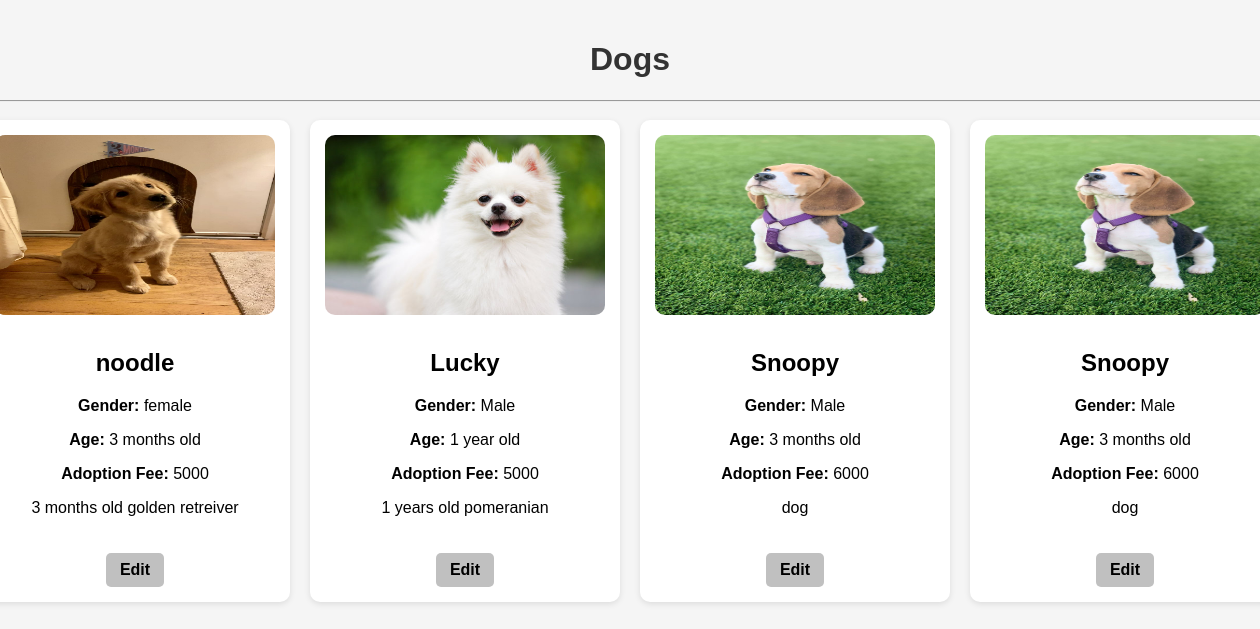
The page /dog_list/1 on the database as committed earlier.
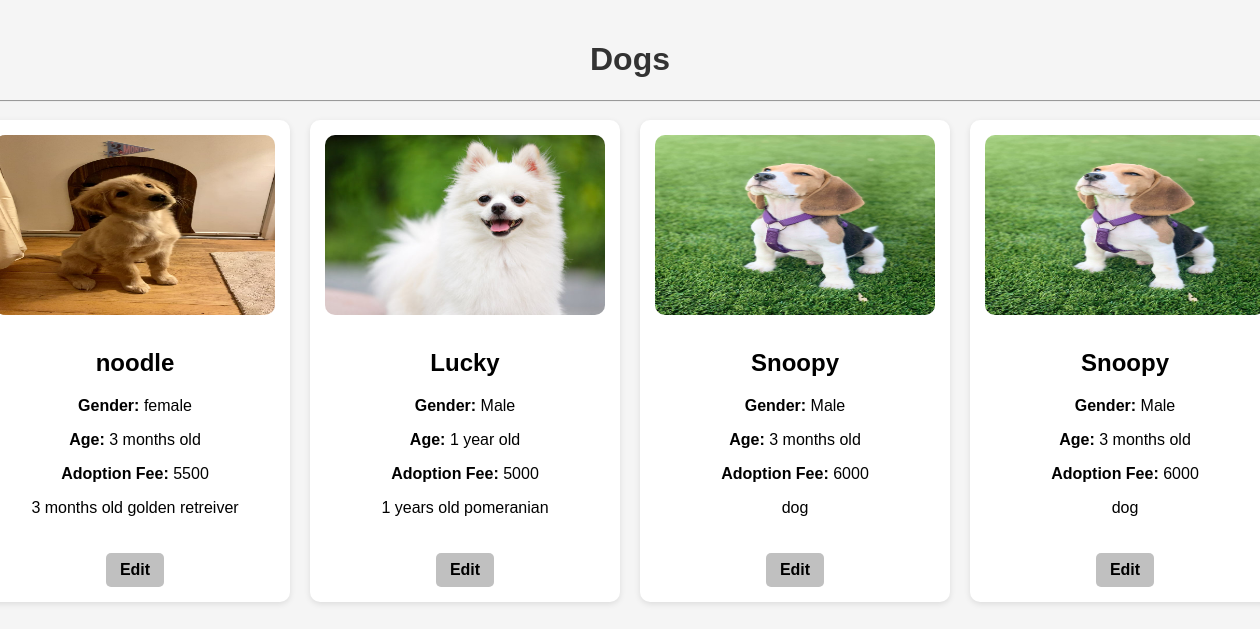
The same page on the database as committed later.
### app/models.py (models this page shows, shortened)
class Pet_category(models.Model):
    name = models.TextField()
    image = models.FileField()
    description = models.TextField()

class Pets(models.Model):
    pet_id = models.TextField()
    pet_name = models.TextField()
    gender = models.TextField()
    age = models.TextField()
    adoption_fee = models.IntegerField()
    img = models.FileField()
    dis = models.TextField()
    category=models.ForeignKey(Pet_category,on_delete=models.CASCADE,related_name="pets")

### app/views.py (the view)
# urls.py: path('dog_list/<id>',views.dog_list),
def dog_list(req,id):
    category = Pet_category.objects.get(id=id)
    pet_details = Pets.objects.filter(category=category)
    return render(req, 'shop/pet_list.html', {'category': category,'pet_details':pet_details})

### templates/shop/pet_list.html (shortened to what this page needs)
<!DOCTYPE html>
<html lang="en">
<head>
</head>
<body>
    <div class="container">
        <h1>{{ category.name }}</h1>
        <hr>
        <div class="pet-list">
            {% for pet in pet_details %}
            <div class="pet-card">
                <img src="{{ pet.img.url }}" alt="{{ pet.pet_name }}">
                <div class="pet-details">
                    <h2>{{ pet.pet_name }}</h2>
                    <p><strong>Gender:</strong> {{ pet.gender }}</p>
                    <p><strong>Age:</strong> {{ pet.age }}</p>
                    <p><strong>Adoption Fee:</strong> {{ pet.adoption_fee }}</p>
                    <p>{{ pet.dis }}</p>
                </div>
                <div class="buttons">
                    <a href="edit_pet/{{pet.pk}}" class="btn edit-btn">Edit</a>
                </div>
            </div>
            {% empty %}
            <p class="no-pets">No pets available in this category.</p>
            {% endfor %}
        </div>
    </div>
</body>
</html>

### templates/shop/pet_list.html (style rules this page uses)
body { font-family: Arial, sans-serif; background-color: whitesmoke; margin: 0; padding: 20px; display: flex; justify-content: center; }
h1 { text-align: center; color: #333; }
.pet-list { display: flex; overflow-x: auto; gap: 20px; padding: 10px 0; white-space: nowrap; }
.pet-card { flex: 0 0 auto; width: 280px; background: #fff; border-radius: 10px; box-shadow: 0 2px 6px rgba(0, 0, 0, 0.1); overflow: hidden; transition: transform 0.3s ease; padding: 15px; text-align: center; }
.pet-card img { width: 100%; height: 180px; object-fit:fill; border-radius: 10px; }
.pet-details { padding: 10px 0; }
.buttons { display: flex; justify-content: center; gap: 10px; margin-top: 10px; }
.btn { padding: 8px 14px; text-decoration: none; color:black; border-radius: 5px; border: none; cursor: pointer; font-weight: bold; transition: background 0.3s; }
.edit-btn { background-color: silver; }

Rows that differ between the two databases and show on the page:
changed Pets "noodle": adoption_fee "5000" → "5500"
